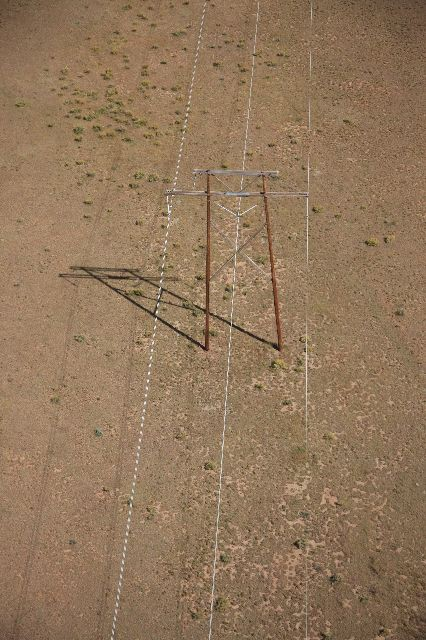
#> input picture img/3.jpeg, 426 x 640 px
$ python configurable_pcnn.py   (older library calls are emulated)
#> lines starting #> are read from the running program, lines starting #| are printed output that depends on the picture; after the words box and inside, x2 and y2 are one past the last pixel; in counts of white or black regions, pixels touching at a corner belong together
import sys
import numpy as np
import cv2 as cv
from scipy import signal

W = [0.5, 1, 0.5, 1, 0, 1, 0.5, 1, 0.5,]
W = np.array(W, np.float).reshape((3, 3))
M = W

alpha_slider_max = 255

title_window = 'Buttons'
trackbar_name_Beta = 'Beta'
trackbar_name_Num = 'Num'

trackbar_name_VF = 'VF'
trackbar_name_VL = 'VL'
trackbar_name_VT = 'VT'

trackbar_name_AF = 'AF'
trackbar_name_AL = 'AL'
trackbar_name_AT = 'AT'

def main(argv):
    default_file = 'img/3.jpeg'

    filename = argv[0] if len(argv) > 0 else default_file

    # Loads an image
    src = cv.imread(cv.samples.findFile(filename), cv.IMREAD_GRAYSCALE)
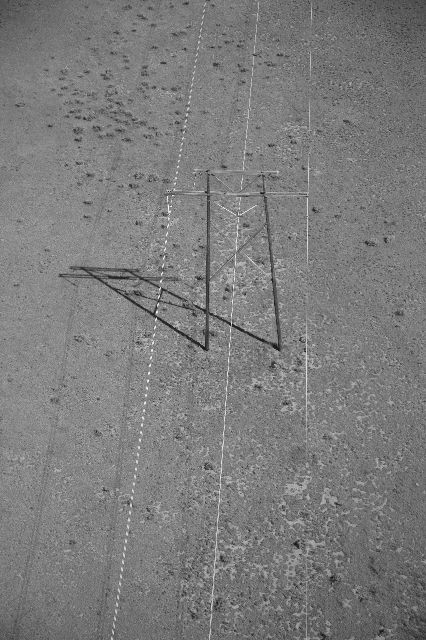
#> src: shape (640, 426); min 11, max 255, mean 123.8

    # Check if image is loaded fine
    if src is None:
        print ('Error opening image!')
        print ('Usage: hough_lines.py [image_name -- default ' + default_file + '] \n')
        return -1

    #normalize image
    global S
    S = cv.normalize(src.astype('float'), None, 0.0, 1.0, cv.NORM_MINMAX)

    cv.namedWindow(title_window)
    cv.createTrackbar(trackbar_name_Beta, title_window , 10, alpha_slider_max, on_trackbar)
    cv.createTrackbar(trackbar_name_Num, title_window , 10, alpha_slider_max, on_trackbar)

    cv.createTrackbar(trackbar_name_VF, title_window , 50, alpha_slider_max, on_trackbar)
    cv.createTrackbar(trackbar_name_VL, title_window , 20, alpha_slider_max, on_trackbar)
    cv.createTrackbar(trackbar_name_VT, title_window , 20, alpha_slider_max, on_trackbar)

    cv.createTrackbar(trackbar_name_AF, title_window , 10, alpha_slider_max, on_trackbar)
    cv.createTrackbar(trackbar_name_AL, title_window , 100, alpha_slider_max, on_trackbar)
    cv.createTrackbar(trackbar_name_AT, title_window , 30, alpha_slider_max, on_trackbar)

    on_trackbar(0)

    cv.waitKey()

def on_trackbar(val):

#> called with val = 0
    dim = S.shape
#> dim = (640, 426)

    F = np.zeros( dim, np.float)
    L = np.zeros( dim, np.float)
    Y = np.zeros( dim, np.float)
    T = np.ones( dim, np.float)
    Y_AC = np.zeros( dim, np.float)

    Beta = (cv.getTrackbarPos(trackbar_name_Beta, title_window))/100
    Num = cv.getTrackbarPos(trackbar_name_Num, title_window)

    V_F = (cv.getTrackbarPos(trackbar_name_VF, title_window))/100
    V_L = (cv.getTrackbarPos(trackbar_name_VL, title_window))/100
    V_T = cv.getTrackbarPos(trackbar_name_VT, title_window)

    Alpha_F = (cv.getTrackbarPos(trackbar_name_AF, title_window))/100
    Alpha_L = (cv.getTrackbarPos(trackbar_name_AL, title_window))/100
    Alpha_T = (cv.getTrackbarPos(trackbar_name_AT, title_window))/100

    for cont in range(Num):
        #numpy.convolve(W, Y, mode='same')
        F = np.exp(-Alpha_F) * F + V_F * signal.convolve2d(Y, W, mode='same') + S
        L = np.exp(-Alpha_L) * L + V_L * signal.convolve2d(Y, M, mode='same')
        U = F * (1 + Beta * L)
        T = np.exp(-Alpha_T) * T + V_T * Y
        Y = (U>T).astype(np.float)
        Y_AC = Y_AC + Y
#> this loop made 10 passes
#> pass 1, in on_trackbar, `Y = (U>T).astype(np.float)`:
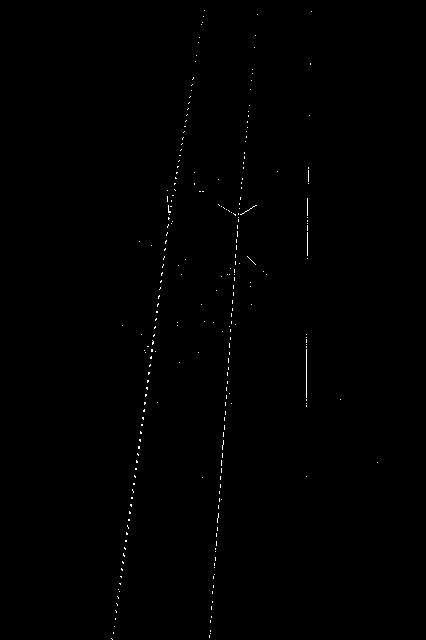
#> Y: shape (640, 426) float64; values 0 (black) and 1 (white), 0.3% white in thin lines or dots, all inside (x1, y1, x2, y2) = (111, 10, 378, 640)
#> after the loop:
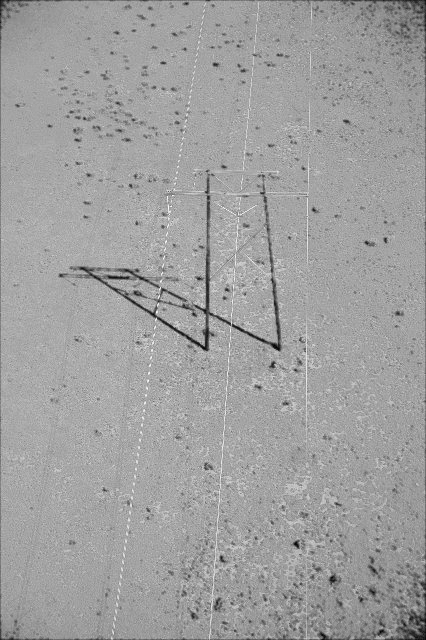
#> F: shape (640, 426) float64; min 1.82, max 10.62, mean 7.35; drawn with min black and max white
#> after the loop:
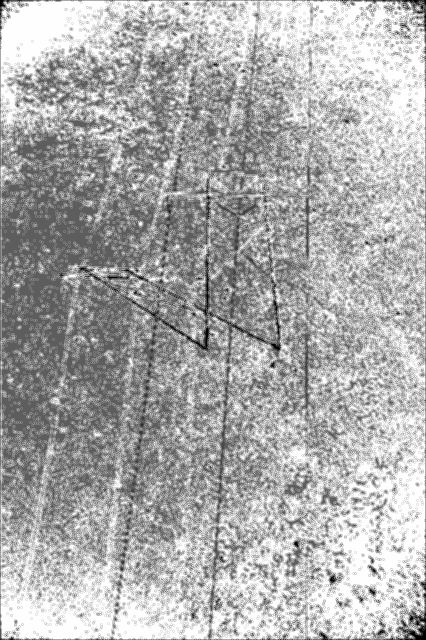
#> L: shape (640, 426) float64; min 0.000926, max 1.2, mean 0.816; drawn with min black and max white
#> after the loop:
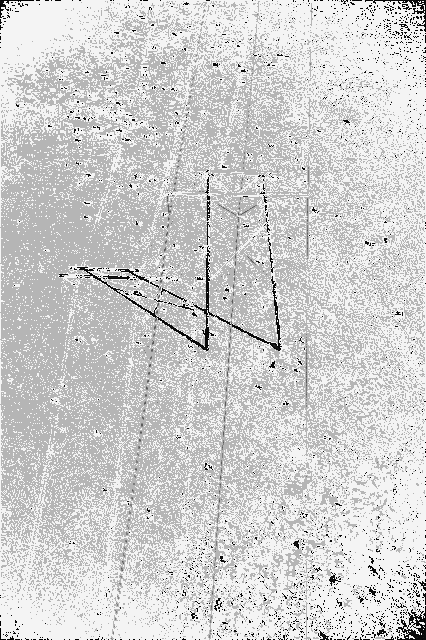
#> T: shape (640, 426) float64; min 2.5, max 23.36, mean 19.6; drawn with min black and max white
#> after the loop:
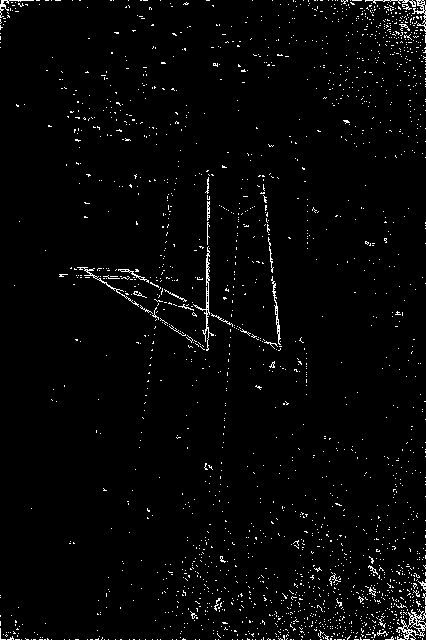
#> Y: shape (640, 426) float64; values 0 (black) and 1 (white), 2.3% white in thin lines or dots
#> after the loop:
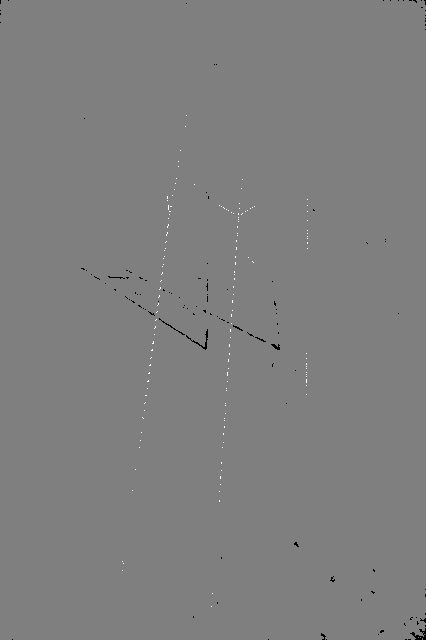
#> Y_AC: shape (640, 426) float64; min 1, max 3, mean 2; drawn with min black and max white

    cv.imshow("Result", Y)
    Y_AC = cv.normalize(Y_AC.astype('float'), None, 0.0, 1.0, cv.NORM_MINMAX)
    cv.imshow("Result Acumulated", Y_AC)

    #Y = (Y*255).astype(np.uint8)
    cv.imwrite('result.jpg', Y*255)
    cv.imwrite('result Acumulated.jpg', Y_AC*255)

if __name__ == "__main__":
    main(sys.argv[1:])

$ run again, with img/1.jpeg copied over img/3.jpeg
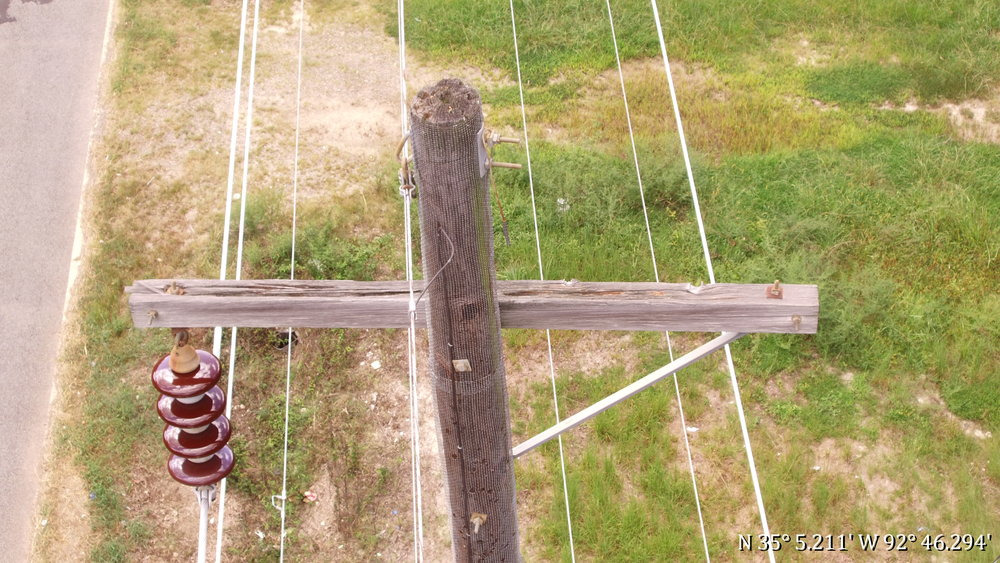
#> input picture img/1.jpeg, 1000 x 563 px
#> the loop in on_trackbar, `for cont in range(Num): #numpy.convolve(W, Y, mode='same')` made 10 passes
#> pass 1, in on_trackbar, `Y = (U>T).astype(np.float)`:
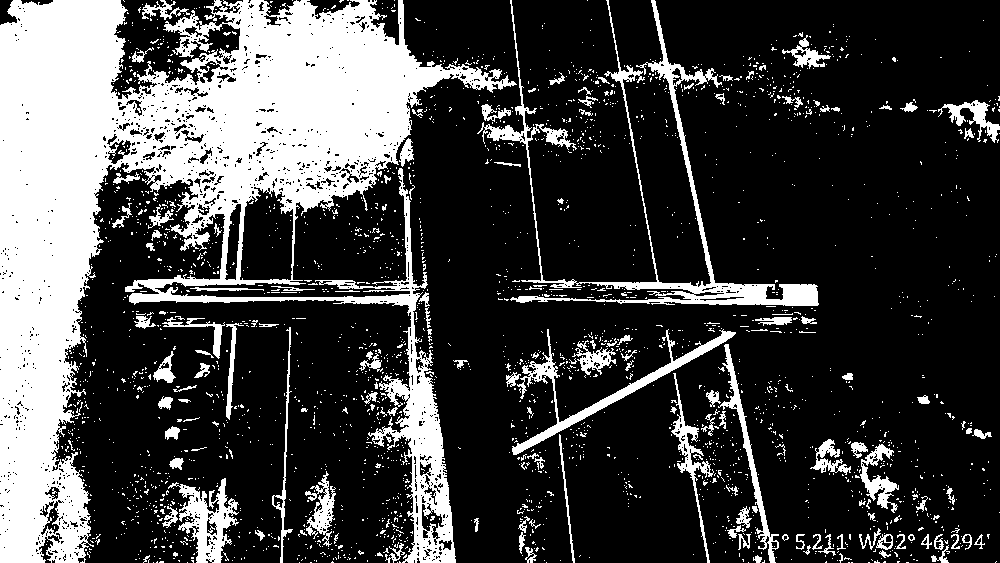
#> Y: shape (563, 1000) float64; values 0 (black) and 1 (white), 26% white; 2503 white regions (2354 under 20 px), largest, box (x1, y1, x2, y2) and area: (0, 0, 517, 563) 108553, (477, 0, 819, 306) 8184, (512, 329, 736, 455) 2901
#> after the loop in on_trackbar, `for cont in range(Num):`:
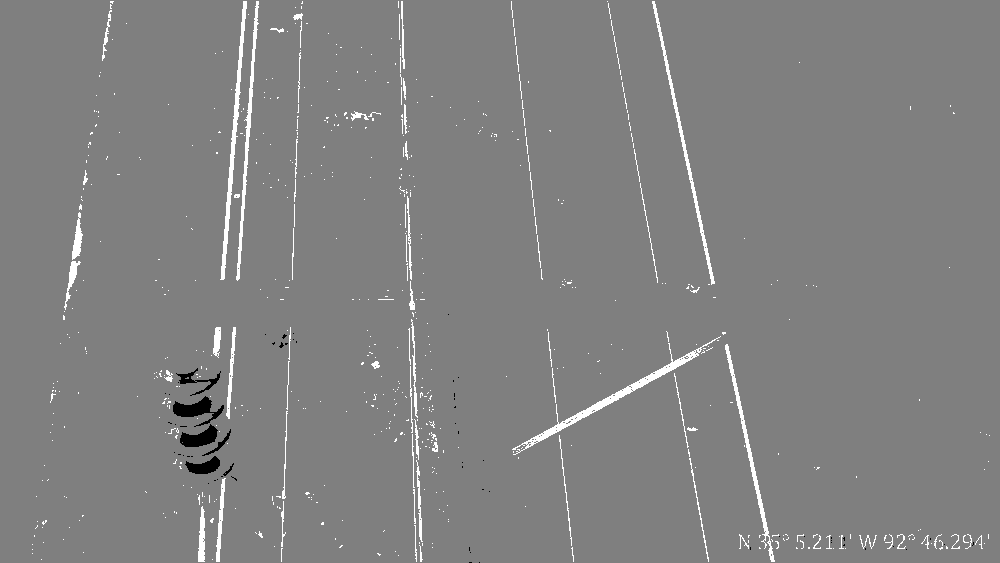
#> Y_AC: shape (563, 1000) float64; min 1, max 3, mean 2.02; drawn with min black and max white

$ run again, with img/2.jpeg copied over img/3.jpeg
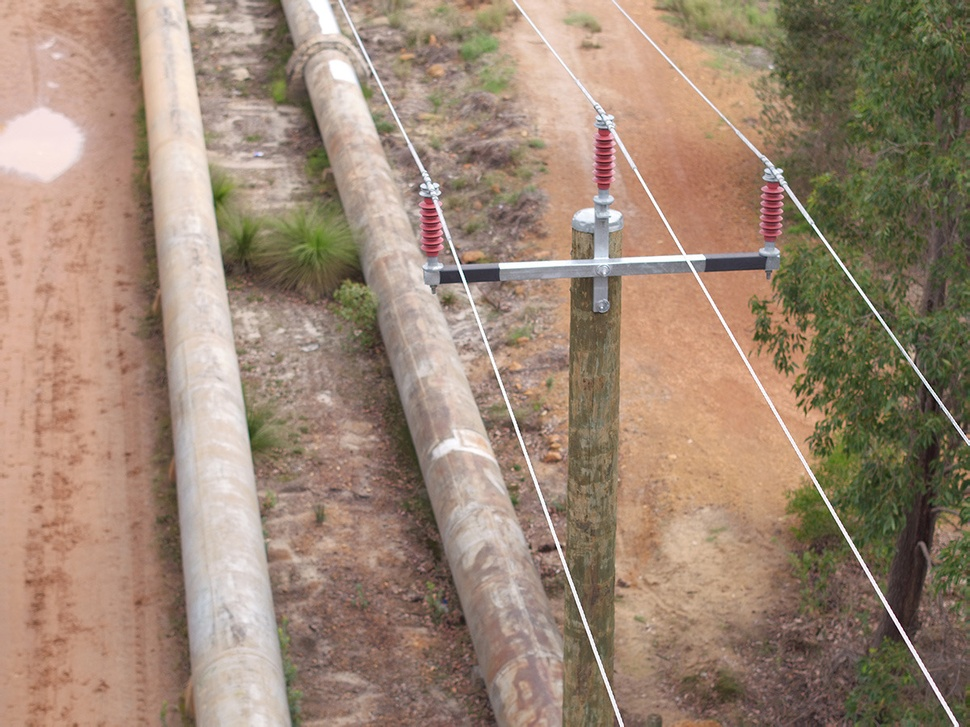
#> input picture img/2.jpeg, 970 x 727 px, shrunk from 1200 x 900 before the run
#> the loop in on_trackbar, `for cont in range(Num): #numpy.convolve(W, Y, mode='same')` made 10 passes
#> pass 1, in on_trackbar, `Y = (U>T).astype(np.float)`:
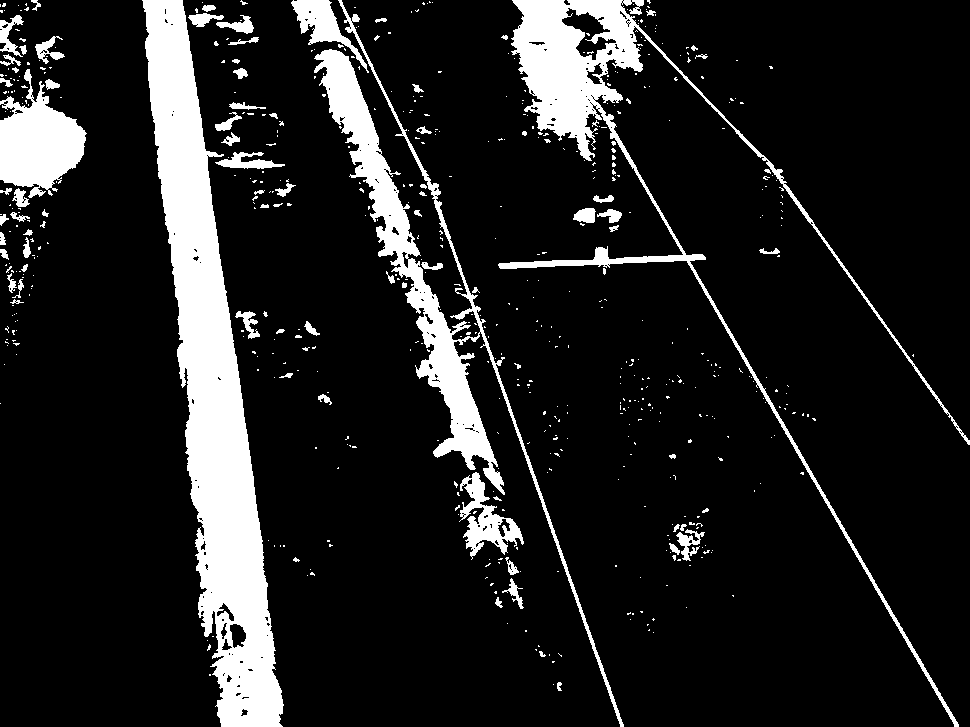
#> Y: shape (727, 970) float64; values 0 (black) and 1 (white), 13% white; 598 white regions (514 under 20 px), largest, box (x1, y1, x2, y2) and area: (142, 0, 284, 727) 39449, (498, 0, 970, 727) 17151, (314, 0, 624, 727) 16202
#> after the loop in on_trackbar, `for cont in range(Num):`:
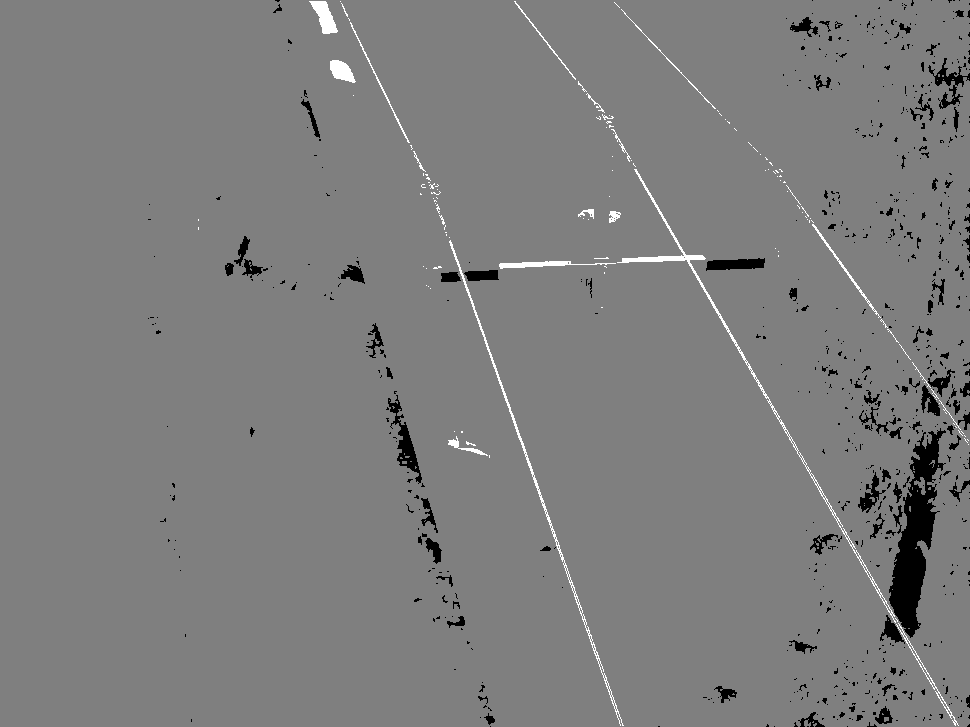
#> Y_AC: shape (727, 970) float64; min 1, max 3, mean 1.98; drawn with min black and max white

$ run again, with img/4.png saved as img/3.jpeg
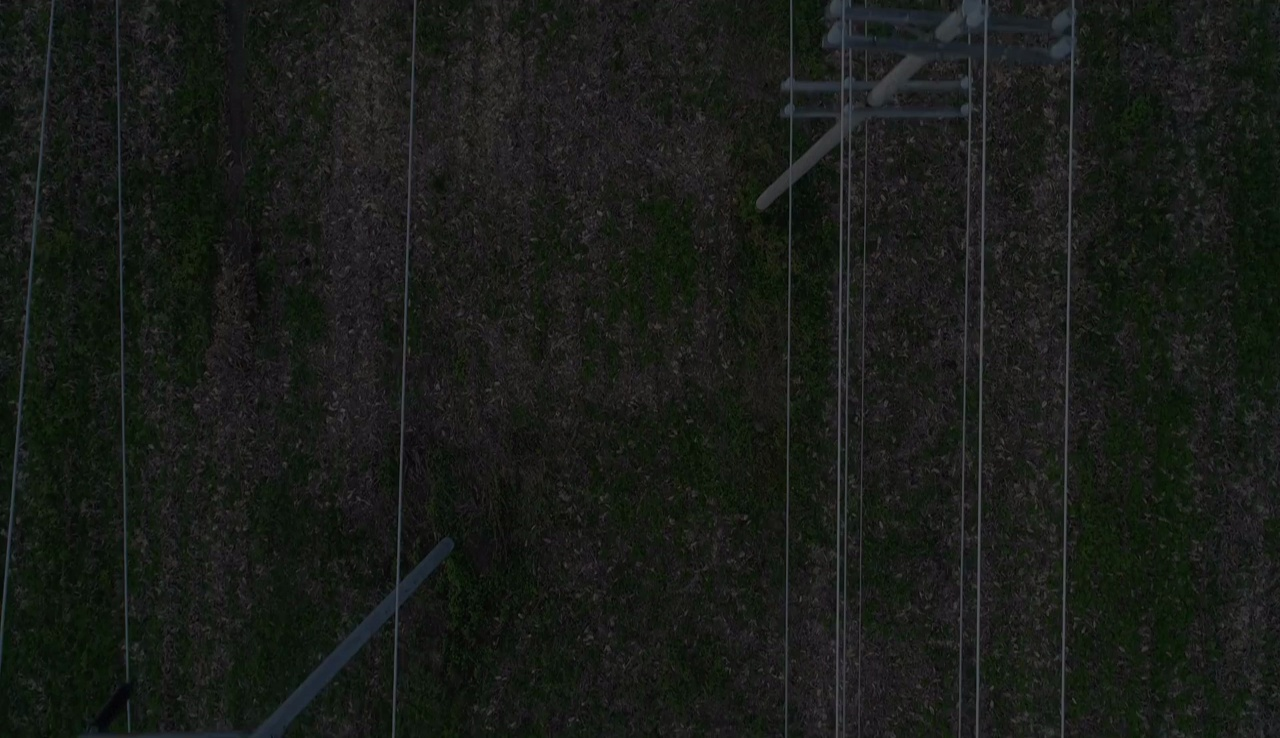
#> input picture img/4.png, 1280 x 738 px
#> after the loop in on_trackbar, `for cont in range(Num):`:
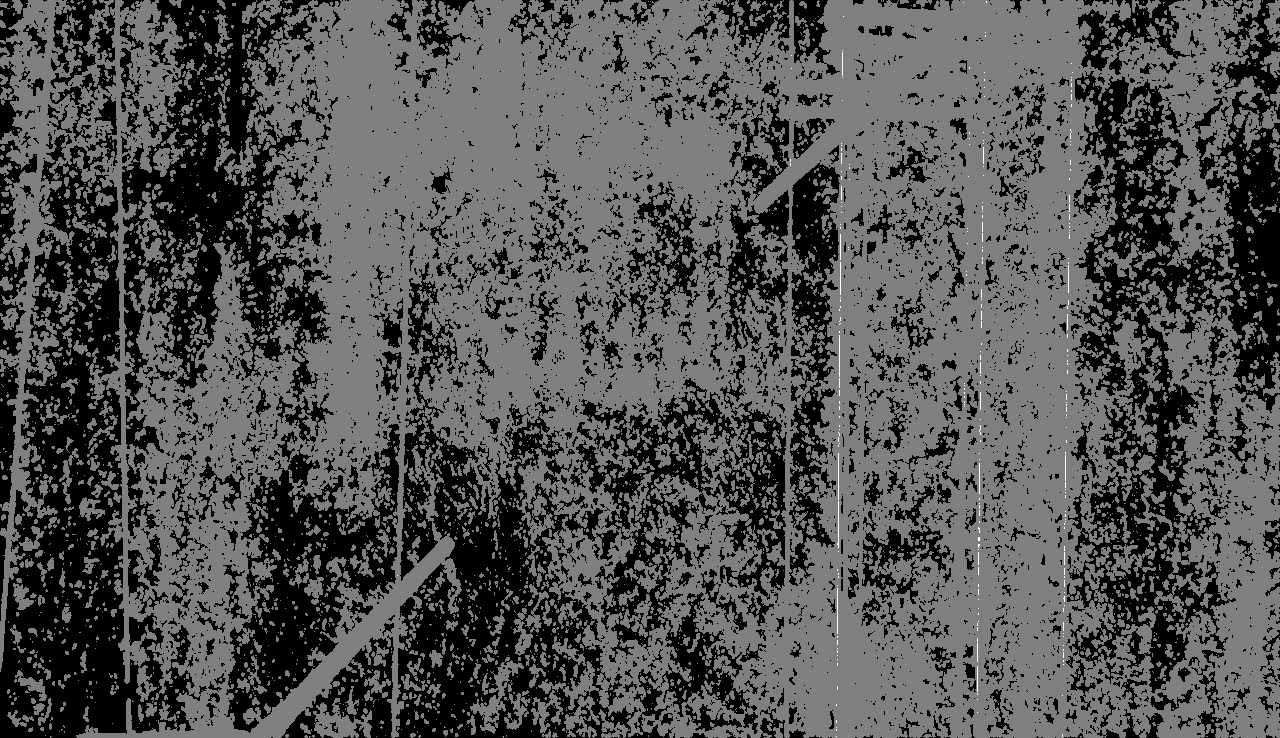
#> Y_AC: shape (738, 1280) float64; min 1, max 3, mean 1.65; drawn with min black and max white
